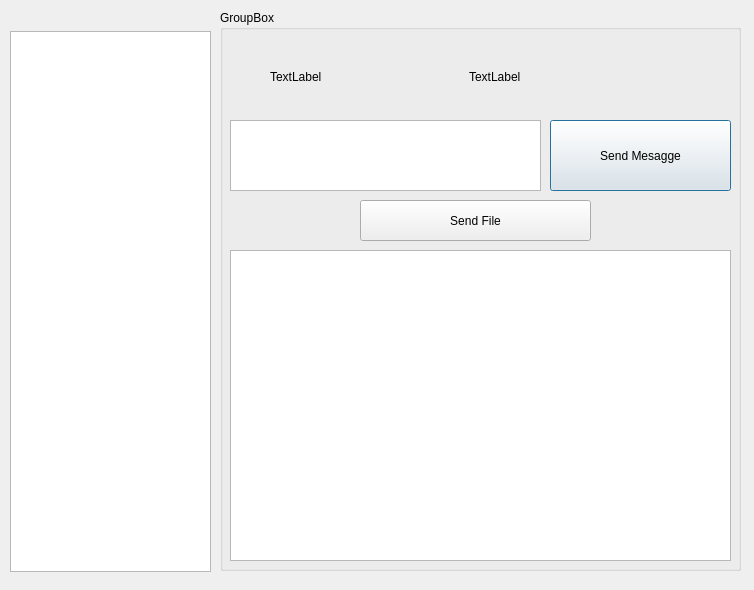
<?xml version="1.0" encoding="UTF-8"?>
<ui version="4.0">
 <class>EchoDialogue</class>
 <widget class="QDialog" name="EchoDialogue">
  <property name="geometry">
   <rect>
    <x>0</x>
    <y>0</y>
    <width>754</width>
    <height>590</height>
   </rect>
  </property>
  <property name="windowTitle">
   <string>Dialog</string>
  </property>
  <widget class="QGroupBox" name="groupBox">
   <property name="geometry">
    <rect>
     <x>220</x>
     <y>10</y>
     <width>521</width>
     <height>561</height>
    </rect>
   </property>
   <property name="title">
    <string>GroupBox</string>
   </property>
   <widget class="QPlainTextEdit" name="plainTextEdit">
    <property name="geometry">
     <rect>
      <x>10</x>
      <y>110</y>
      <width>311</width>
      <height>71</height>
     </rect>
    </property>
   </widget>
   <widget class="QPushButton" name="SendMesagge">
    <property name="geometry">
     <rect>
      <x>330</x>
      <y>110</y>
      <width>181</width>
      <height>71</height>
     </rect>
    </property>
    <property name="text">
     <string>Send Mesagge</string>
    </property>
   </widget>
   <widget class="QTextBrowser" name="textBrowser">
    <property name="geometry">
     <rect>
      <x>10</x>
      <y>240</y>
      <width>501</width>
      <height>311</height>
     </rect>
    </property>
   </widget>
   <widget class="QWidget" name="layoutWidget">
    <property name="geometry">
     <rect>
      <x>50</x>
      <y>46</y>
      <width>391</width>
      <height>41</height>
     </rect>
    </property>
    <layout class="QHBoxLayout" name="horizontalLayout">
     <item>
      <widget class="QLabel" name="label">
       <property name="text">
        <string>TextLabel</string>
       </property>
      </widget>
     </item>
     <item>
      <widget class="QLabel" name="label_id_val">
       <property name="text">
        <string>TextLabel</string>
       </property>
      </widget>
     </item>
    </layout>
   </widget>
   <widget class="QPushButton" name="SendFile">
    <property name="geometry">
     <rect>
      <x>140</x>
      <y>190</y>
      <width>231</width>
      <height>41</height>
     </rect>
    </property>
    <property name="text">
     <string>Send File</string>
    </property>
   </widget>
  </widget>
  <widget class="QListWidget" name="botsList">
   <property name="geometry">
    <rect>
     <x>10</x>
     <y>31</y>
     <width>201</width>
     <height>541</height>
    </rect>
   </property>
  </widget>
 </widget>
 <resources/>
 <connections/>
</ui>
